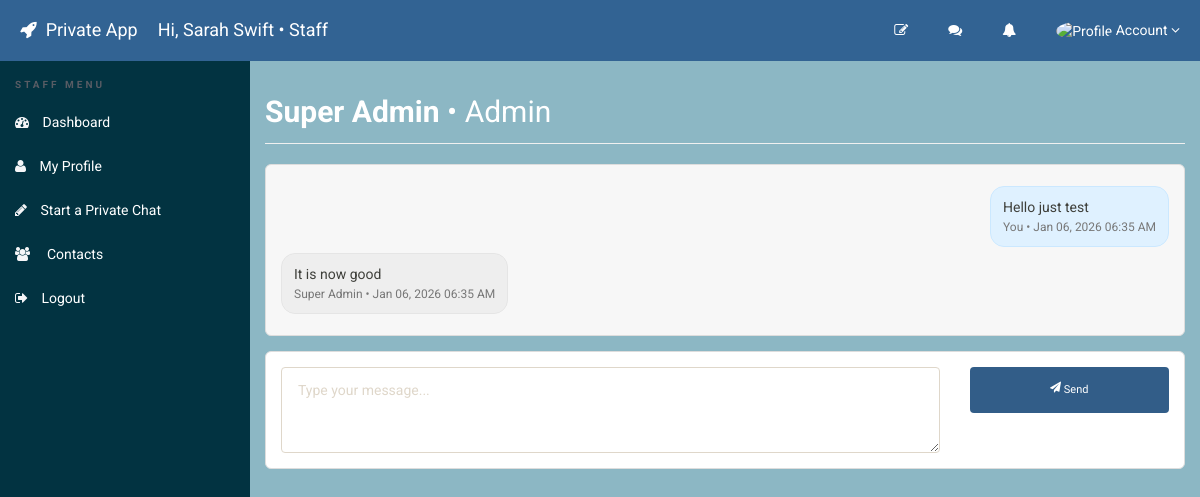
The app's page /admin/sendreply.php?reply=ADM-0000-0000 (signed in) with its own data.
### tables this page shows
CREATE TABLE `role` (
  `idrole` int NOT NULL,
  `name` varchar(50) NOT NULL
);

CREATE TABLE `feedback` (
  `id` int NOT NULL,
  `sender` varchar(100) NOT NULL,
  `receiver` varchar(100) NOT NULL,
  `channel` varchar(30) NOT NULL DEFAULT 'user_admin',
  `title` varchar(150) NOT NULL,
  `feedbackdata` text NOT NULL,
  `attachment` varchar(150) DEFAULT NULL,
  `created_at` timestamp NOT NULL DEFAULT CURRENT_TIMESTAMP,
  `is_read` tinyint(1) NOT NULL DEFAULT '0',
  `read_at` timestamp NULL DEFAULT NULL
);

### admin/includes/identity.php (called while the page is built, shortened)
<?php
function myRoleId(): int {
    return (int)($_SESSION['userRole'] ?? 0);
}
function myUsername(): string {
    return trim($_SESSION['admin_login'] ?? '');
}
function myAdminId(): int {
    return (int)($_SESSION['admin_id'] ?? 0);
}
function channelForAdminRoles(int $myRole, int $peerRole): string
{
    if (($myRole === 1 && $peerRole === 4) || ($myRole === 4 && $peerRole === 1)) return 'admin_staff';
    return '';
}

### admin/sendreply.php (the view, shortened to what this page needs)
<?php
require_once __DIR__ . '/includes/identity.php';
require_once __DIR__ . '/controller.php';
$controller = new Controller();
$dbh = $controller->pdo();
$meUsername = myUsername();
$meId       = myAdminId();
$meRole     = myRoleId();
function fmt_dt($dt) {
    return $dt ? date('M d, Y h:i A', strtotime($dt)) : '';
}
function safe_text($txt) {
    return nl2br(htmlentities((string)($txt ?? '')));
}
function isEmailStr(string $s): bool {
    return (strpos($s, '@') !== false);
}
$roleMap = [
  1 => 'Admin',
  2 => 'Manager',
  3 => 'Gospel',
  4 => 'Staff',
  5 => 'Teacher',
];
function resolveInternalPeer(PDO $dbh, int $meId, string $replyRaw): array
{
    $replyRaw = trim($replyRaw);
    $peer = null;
    if (strpos($replyRaw, '-') !== false) {
        $code = strtoupper(trim($replyRaw));
        $code = preg_replace('/\s+/', '', $code);
        $st = $dbh->prepare("
            SELECT idadmin, username, role, friend_code, fullname
            FROM admin
            WHERE UPPER(friend_code) = :c AND status = 1
            LIMIT 1
        ");
        $st->execute([':c' => $code]);
        $peer = $st->fetch(PDO::FETCH_ASSOC);
    }
    $peerId       = (int)$peer['idadmin'];
    $peerUsername = (string)$peer['username'];
    $peerRole     = (int)$peer['role'];
    $peerCode     = (string)($peer['friend_code'] ?? '');
    $peerFullname = trim((string)($peer['fullname'] ?? ''));
    $dn = '';
    try {
        $st2 = $dbh->prepare("
            SELECT COALESCE(NULLIF(display_name,''),'') AS dn
            FROM admin_contacts
            WHERE owner_admin_id = :o AND friend_admin_id = :f
            LIMIT 1
        ");
        $st2->execute([':o' => $meId, ':f' => $peerId]);
        $dn = trim((string)$st2->fetchColumn());
    } catch (Throwable $e) {
        $dn = '';
    }
    $peerDisplay = $dn !== ''
        ? $dn
        : ($peerFullname !== '' ? $peerFullname : ($peerCode !== '' ? $peerCode : $peerUsername));
    return [$peerId, $peerUsername, $peerRole, $peerCode, $peerDisplay];
}
$reply = trim(urldecode($_GET['reply'] ?? ''));
$isEmail = isEmailStr($reply);
$channel        = '';
$peerUsername   = '';
$peerId         = 0;
$peerDisplay    = '';
$peerFriendCode = '';
$peerRole       = 0;
$peerHeaderName = '';
$peerHeaderRole = 'Unknown';
if ($isEmail) {
    if (!isAdmin()) {
        die("Only Admin can message public users.");
    }
    $channel = 'user_admin';
    $peerDisplay = $reply;
    $peerHeaderName = $peerDisplay;
    $peerHeaderRole = 'User';
    $stU = $dbh->prepare("SELECT name, role FROM users WHERE email = :e LIMIT 1");
    $stU->execute([':e' => $peerDisplay]);
    $u = $stU->fetch(PDO::FETCH_ASSOC);
    if ($u) {
        $peerHeaderName = trim((string)($u['name'] ?? $peerDisplay)) ?: $peerDisplay;
        $peerHeaderRole = $roleMap[(int)($u['role'] ?? 0)] ?? 'User';
    }
} else {
    $resolved = resolveInternalPeer($dbh, $meId, $reply);
    [$peerId, $peerUsername, $peerRole, $peerFriendCode, $peerDisplay] = $resolved;
    $channel = channelForAdminRoles($meRole, $peerRole);
    $peerHeaderName = $peerDisplay;
    $peerHeaderRole = $roleMap[$peerRole] ?? 'Internal';
}
$rows = [];
try {
    if ($channel === 'user_admin') {
        $stmt = $dbh->prepare("
            SELECT id, sender, receiver, feedbackdata, created_at
            FROM feedback
            WHERE channel='user_admin'
              AND (
                    (sender='Admin' AND receiver=:u1)
                 OR (sender=:u2 AND receiver='Admin')
              )
            ORDER BY created_at ASC
        ");
        $stmt->execute([':u1'=>$peerDisplay, ':u2'=>$peerDisplay]);
    } else {
        $stmt = $dbh->prepare("
            SELECT id, sender, receiver, feedbackdata, created_at
            FROM feedback
            WHERE channel = :ch
              AND (
                    (sender=:me AND receiver=:peer)
                 OR (sender=:peer2 AND receiver=:me2)
              )
            ORDER BY created_at ASC
        ");
        $stmt->execute([
            ':ch'    => $channel,
            ':me'    => $meUsername,
            ':peer'  => $peerUsername,
            ':peer2' => $peerUsername,
            ':me2'   => $meUsername
        ]);
    }
    $rows = $stmt->fetchAll(PDO::FETCH_ASSOC);
} catch (PDOException $e) {
    $error = "DB error: " . $e->getMessage();
}
function senderLabel(string $sender, string $meUsername, string $peerLabel, string $channel): string {
    if ($sender === $meUsername) return 'You';
    return $peerLabel;
}
?>
<!doctype html>
<html lang="en">
<head>
  <link rel="stylesheet" href="css/font-awesome.min.css">
  <link rel="stylesheet" href="css/bootstrap.min.css">
  <link rel="stylesheet" href="css/style.css">
</head>
<body>
<?php include __DIR__ . '/includes/header.php'; ?>
<div class="ts-main-content">
<?php include __DIR__ . '/includes/leftbar.php'; ?>
<div class="content-wrapper">
<div class="container-fluid">
  <h2 class="page-title">
    <strong><?php echo htmlentities($peerHeaderName); ?></strong>  •
    <?php echo htmlentities($peerHeaderRole); ?>
  </h2>
  <div id="chatBox" class="chat-wrap">
    <?php if (empty($rows)): ?>
      <div class="alert alert-info">No messages yet.</div>
    <?php else: ?>
      <?php foreach ($rows as $r): ?>
        <?php
          $sender = (string)($r['sender'] ?? '');
          $isMe = ($sender === $meUsername) || ($sender === 'Admin');
          $rowClass  = $isMe ? 'row-right' : 'row-left';
          $bubbleCls = $isMe ? 'bubble bubble-me' : 'bubble';
          $who = senderLabel($sender, $meUsername, $peerHeaderName, $channel);
        ?>
        <div class="row-msg <?php echo $rowClass; ?>">
          <div class="<?php echo $bubbleCls; ?>">
            <?php echo safe_text($r['feedbackdata']); ?>
            <div class="meta"><?php echo htmlentities($who); ?> • <?php echo htmlentities(fmt_dt($r['created_at'] ?? null)); ?></div>
          </div>
        </div>
      <?php endforeach; ?>
    <?php endif; ?>
  </div>
  <div class="form-box">
    <form method="post" autocomplete="off">
      <div class="row">
        <div class="col-md-9">
          <textarea name="message" class="form-control" rows="3" placeholder="Type your message..."></textarea>
        </div>
        <div class="col-md-3">
          <button class="btn btn-primary btn-block" type="submit" name="send">
            <i class="fa fa-send"></i> Send
          </button>
        </div>
      </div>
    </form>
  </div>
</div>
</div>
</div>
</body>
</html>

### admin/includes/header.php (shortened to what this page needs)
<?php
$controller = new Controller();
$dbh = $controller->pdo();
$adminId = (int)($_SESSION['admin_id'] ?? 0);
$roleMap = [
    1 => 'Admin',
    2 => 'Manager',
    3 => 'Gospel',
    4 => 'Staff'
];
$stmt = $dbh->prepare("
    SELECT idadmin, fullname, username, email, image, role
    FROM admin
    WHERE idadmin = :id
    LIMIT 1
");
$stmt->execute([':id' => $adminId]);
$user = $stmt->fetch(PDO::FETCH_OBJ);
$adminLogin  = $user->fullname ?? '';
$adminRoleId = (int)($user->role ?? 1);
$roleName    = $roleMap[$adminRoleId] ?? 'Admin';
$displayName = $adminLogin;
?>
<div class="brand clearfix">
  <h4 class="pull-left text-white" style="margin:20px 0 0 20px">
    <i class="fa fa-rocket"></i>&nbsp; Private App
  </h4>
  <h4 class="pull-left text-white" style="margin:20px 0 0 20px">
    Hi, <?php echo htmlentities($displayName); ?>  • <?php echo htmlentities($roleName); ?>
  </h4>
  <ul class="ts-profile-nav">
    <li>
      <a href="compose.php" title="Compose">
        <i class="fa fa-pencil-square-o"></i>
      </a>
    </li>
    <li>
      <a href="feedback.php" title="Chat Inbox" style="position:relative;">
        <i class="fa fa-comments"></i>
      </a>
    </li>
    <li>
      <a href="notification.php" title="Notifications" style="position:relative;">
        <i class="fa fa-bell"></i>
      </a>
    </li>
    <li>
      <a href="#">
        <img src="avatar.php?ts=<?php echo time(); ?>"
             class="ts-avatar hidden-side"
             alt="Profile"
             style="width:30px;height:30px;border-radius:50%;object-fit:cover;">
        Account <i class="fa fa-angle-down hidden-side"></i>
      </a>
    </li>
  </ul>
</div>

### admin/includes/leftbar.php (shortened to what this page needs)
<?php
$controller = new Controller();
$dbh = $controller->pdo();
$roleId = (int)($_SESSION['userRole'] ?? 0);
$roleName = 'Unknown';
if ($roleId > 0) {
    $sql = "SELECT name FROM role WHERE idrole = :id LIMIT 1";
    $stmt = $dbh->prepare($sql);
    $stmt->execute([':id' => $roleId]);
    $roleName = $stmt->fetchColumn() ?: 'Unknown';
}
$roleKey = strtolower(trim($roleName));
function roleIn(string $roleKey, array $list): bool {
    $list = array_map(fn($x) => strtolower(trim($x)), $list);
    return in_array($roleKey, $list, true);
}
?>
<nav class="ts-sidebar">
    <ul class="ts-sidebar-menu">
        <li class="ts-label"><?php echo htmlspecialchars($roleName); ?> Menu</li>
        <li><a href="dashboard.php"><i class="fa fa-dashboard"></i> Dashboard</a></li>
        <li><a href="profile.php"><i class="fa fa-user"></i> My Profile</a></li>
        <?php if (roleIn($roleKey, ['admin', 'manager', 'staff'])): ?>
        <li><a href="compose.php"><i class="fa fa-pencil"></i> Start a Private Chat</a></li>
        <?php endif; ?>
        <li><a href="contacts.php"><i class="fa fa-users"></i> &nbsp;Contacts</a></li>
        <li><a href="logout.php"><i class="fa fa-sign-out"></i> Logout</a></li>
    </ul>
</nav>

### admin/css/style.css (style rules this page uses)
html { font-size: 14px; }
@media only screen and (min-width: 480px) { html { font-size: 17px; } }
@media only screen and (min-width: 768px) { html { font-size: 14px; } }
body { font-size: 1em; }
a { color: #37a6c4; }
.btn { font-family: 'Oswald', sans-serif; }
.btn i { position: relative; top: -2px; }
.text-white, .text-light { color: #fff !important; }
ul, li { margin: 0; padding: 0; list-style: none; }
.btn { text-transform: none; }
.page-title { padding-bottom: 15px; margin-bottom: 20px; border-bottom: 1px solid #f0f0f0; }
.brand { background: #326393; position: relative; z-index: 3; position: fixed; width: 100%; top: 0; }
.brand .ts-profile-nav { float: right; display: none; }
.brand .ts-profile-nav li { float: left; position: relative; }
.brand .ts-profile-nav li a { display: block; padding: 20px; color: #fff; }
@media only screen and (min-width: 992px) { .brand .ts-profile-nav { display: block; } }
.ts-sidebar { background: #023341; max-height: 0; transition: max-height 0.3s; overflow: hidden; position: fixed; z-index: 2; width: 100%; bottom: 0; top: 60px; overflow-y: auto; }
@media only screen and (min-width: 992px) { .ts-sidebar { max-height: 100%; bottom: 0; } }
.ts-sidebar-menu .ts-label { color: #585c64; font-weight: bold; padding: 8px 15px; text-transform: uppercase; font-size: 10px; letter-spacing: 3px; margin-top: 10px; }
.ts-sidebar-menu a { display: block; text-decoration: none; padding: 12px 15px; color: #fff; }
.ts-sidebar-menu li { position: relative; }
.ts-sidebar-menu li i { color: #f5f6f8; margin-right: 10px; }
.ts-main-content .content-wrapper { padding-top: 15px; margin-top: 60px; }
@media only screen and (min-width: 992px) { .ts-main-content .ts-sidebar { width: 250px; float: left; } }
@media only screen and (min-width: 992px) { .ts-main-content .content-wrapper { margin-left: 250px; } }

### admin/sendreply.php (style rules this page uses)
.chat-wrap { max-height:55vh;overflow:auto;padding:15px;background:#f7f7f7;border:1px solid #ddd;border-radius:6px; }
.row-msg { display:flex;width:100%;margin:6px 0; }
.row-left { justify-content:flex-start; }
.row-right { justify-content:flex-end; }
.bubble { display:inline-block;padding:10px 12px;border-radius:14px;max-width:75%;word-wrap:break-word;background:#eee;border:1px solid #e5e5e5; }
.bubble-me { background:#dff1ff;border-color:#cbe8ff; }
.meta { font-size:12px;color:#777;margin-top:2px; }
.form-box { margin-top:15px;background:#fff;border:1px solid #ddd;border-radius:6px;padding:15px; }

### records on screen
role: name "STAFF"
feedback: feedbackdata "Hello just test", sender.role "You", created_at "Jan 06, 2026 06:35 AM"
feedback: feedbackdata "It is now good", sender.role "Super Admin", created_at "Jan 06, 2026 06:35 AM"

### other values on screen
$displayName "Sarah Swift"
$roleName "Staff"
$peerHeaderName "Super Admin"
$peerHeaderRole "Admin"
